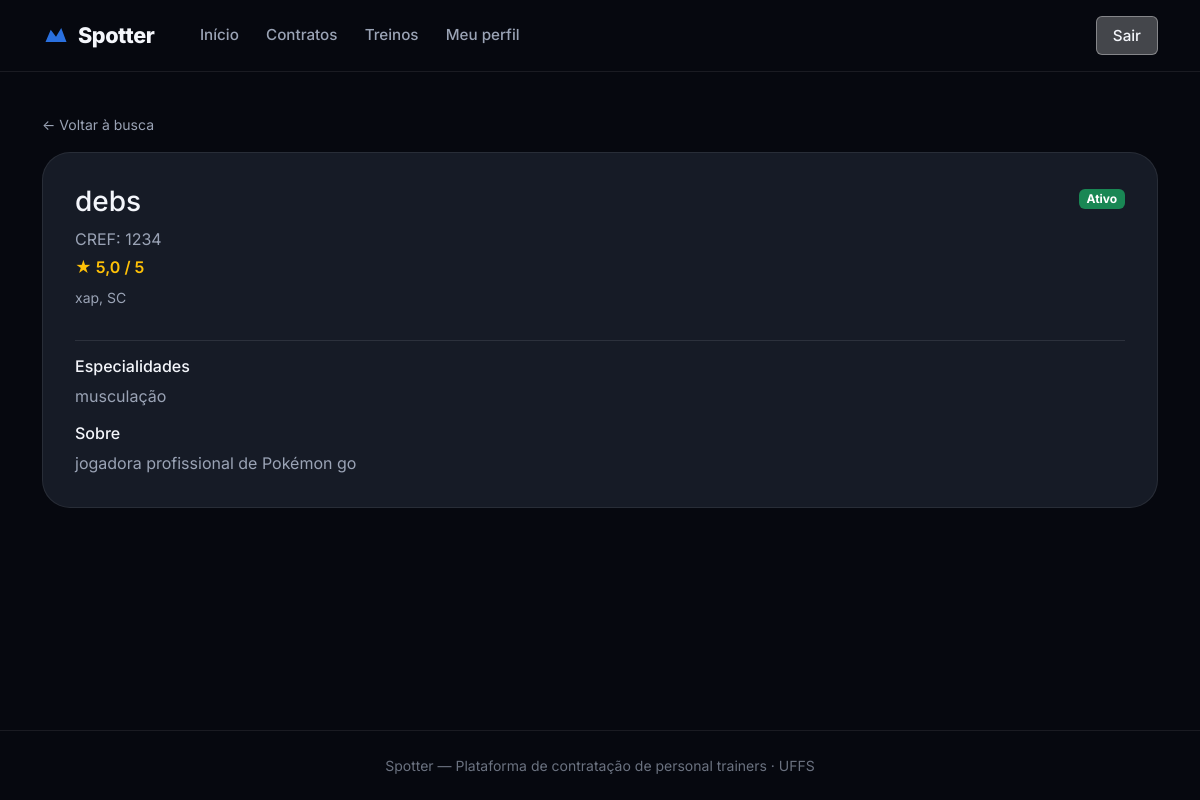
/aluno/personal/1/ (signed in), run on the app's committed database.
### core/models/perfil_personal.py (models this page shows, shortened)
class PerfilPersonal(models.Model):
    usuario = models.OneToOneField(
        Usuario,
        on_delete=models.CASCADE,
        related_name="perfil_personal",
        limit_choices_to={"tipo": Usuario.PERSONAL},
    )
    cref = models.CharField(max_length=20, unique=True)
    especialidades = models.TextField(
        blank=True,
        help_text="Ex: musculação, funcional, pilates",
    )
    bio = models.TextField(blank=True)
    latitude = models.FloatField(null=True, blank=True)
    longitude = models.FloatField(null=True, blank=True)
    avaliacao_media = models.FloatField(
        default=0.0,
        validators=[MinValueValidator(0.0), MaxValueValidator(5.0)],
    )
    objects = PerfilPersonalManager()
    class Meta:
        verbose_name = "Perfil Personal"
        verbose_name_plural = "Perfis Personal"

### core/models/usuario.py (models this page shows, shortened)
class Usuario(AbstractBaseUser, PermissionsMixin):
    ALUNO = "aluno"
    PERSONAL = "personal"
    ADMIN = "admin"
    TIPO_CHOICES = [
        (ALUNO, "Aluno"),
        (PERSONAL, "Personal Trainer"),
        (ADMIN, "Administrador"),
    ]
    nome = models.CharField(max_length=150)
    email = models.EmailField(unique=True)
    tipo = models.CharField(max_length=10, choices=TIPO_CHOICES, default=ALUNO)
    cidade = models.CharField(max_length=100, blank=True)
    estado = models.CharField(max_length=2, blank=True)
    cep = models.CharField(max_length=9, blank=True)
    is_active = models.BooleanField(default=True)
    is_staff = models.BooleanField(default=False)
    criado_em = models.DateTimeField(auto_now_add=True)
    groups = models.ManyToManyField(
        "auth.Group",
        blank=True,
        related_name="usuario_set",
    )
    user_permissions = models.ManyToManyField(
        "auth.Permission",
        blank=True,
        related_name="usuario_set",
    )
    objects = UsuarioManager()
    USERNAME_FIELD = "email"
    REQUIRED_FIELDS = ["nome"]
    class Meta:
        verbose_name = "Usuário"
        verbose_name_plural = "Usuários"
    @property
    def eh_personal(self):
        return self.tipo == self.PERSONAL
    @property
    def eh_aluno(self):
        return self.tipo == self.ALUNO

### core/views/aluno/personal_detail.py (the view)
# urls.py: path("aluno/personal/<int:pk>/", views.AlunoPersonalDetailView.as_view(), name="aluno_personal_detail"),
class AlunoPersonalDetailView(AlunoRequiredMixin, TemplateView):
    template_name = "core/aluno/personal_detail.html"
    def get_context_data(self, **kwargs):
        context = super().get_context_data(**kwargs)
        personal = get_object_or_404(PerfilPersonal, pk=self.kwargs["pk"])
        contrato = (
            Contrato.objects.por_aluno_e_personal(self.request.user, personal)
            .order_by("-criado_em")
            .first()
        )
        context.update({
            "personal": personal,
            "contrato": contrato,
        })
        return context

### core/mixins.py (called while the page is built)
    def test_func(self):
        if self.tipo_requerido is None:
            return True
        return getattr(self.request.user, "tipo", None) == self.tipo_requerido

### core/models/contrato.py (called while the page is built)
    def com_personal(self, aluno, personal):
        from .usuario import Usuario
        if isinstance(aluno, Usuario):
            return self.filter(aluno__usuario=aluno, personal=personal)
        return self.filter(aluno=aluno, personal=personal)

    def get_queryset(self):
        return ContratoQuerySet(self.model, using=self._db)

    def por_aluno_e_personal(self, aluno, personal):
        return self.get_queryset().com_personal(aluno, personal)

### core/models/perfil_personal.py (called while the page is built)
    def get_queryset(self):
        return PerfilPersonalQuerySet(self.model, using=self._db)

### core/templates/core/aluno/personal_detail.html (shortened to what this page needs)
{% extends "core/base.html" %}
{% block content %}
<div class="page-inner">
    <div class="container">
        <a href="{% url 'core:aluno_buscar_personal' %}" class="text-muted-theme small">&larr; Voltar à busca</a>
        <div class="auth-card mt-3">
            <div class="d-flex flex-wrap justify-content-between align-items-start gap-3">
                <div>
                    <h1 class="h3 mb-2">{{ personal.usuario.nome }}</h1>
                    <p class="text-muted-theme mb-1">CREF: {{ personal.cref }}</p>
                    <p class="text-warning fw-semibold mb-2">★ {{ personal.avaliacao_media }} / 5</p>
                    <p class="small text-muted-theme">
                        {% if personal.usuario.cidade %}
                        {{ personal.usuario.cidade }}{% if personal.usuario.estado %}, {{ personal.usuario.estado }}{% endif %}
                        {% endif %}
                    </p>
                </div>
                <div class="text-end">
                    {% if contrato %}
                        {% include "core/partials/status_badge.html" with status=contrato.status %}
                    {% else %}
                    <form method="post" action="{% url 'core:aluno_solicitar_contrato' personal.pk %}">
                        {% csrf_token %}
                        <button type="submit" class="btn-outline-color btn-outline-blue">Solicitar contrato</button>
                    </form>
                    {% endif %}
                </div>
            </div>
            <hr class="border-secondary opacity-25">
            <h2 class="h6">Especialidades</h2>
            <p class="text-muted-theme">{{ personal.especialidades|linebreaksbr|default:"Não informado." }}</p>
            <h2 class="h6 mt-3">Sobre</h2>
            <p class="text-muted-theme mb-0">{{ personal.bio|linebreaksbr|default:"Sem descrição." }}</p>
        </div>
    </div>
</div>
{% endblock %}

### core/static/core/css/main.css (style rules this page uses)
:root { --bg-body: #06080f; --bg-surface: #0f1219; --bg-elevated: #161b26; --bg-glass: rgba(15, 18, 25, 0.82); --border-subtle: rgba(255, 255, 255, 0.08); --text-primary: #f4f6fb; --text-secondary: #9aa3b5; --text-muted: #6b7280; --accent-blue: #2f7cf6; --accent-blue-hover: #1a6ae8; --accent-blue-light: #5b9cff; --accent-red: #e63946; --bg-white-25: rgba(255, 255, 255, 0.25); --bg-white-35: rgba(255, 255, 255, 0.35); --border-white-35: rgba(255, 255, 255, 0.35); --radius-lg: 1.25rem; --radius-xl: 1.75rem; --nav-height: 72px; --shadow-dock: 0 24px 60px rgba(0, 0, 0, 0.55); }
*, *::before, *::after { box-sizing: border-box; }
body.theme-dark { font-family: 'Inter', system-ui, -apple-system, sans-serif; background: var(--bg-body); color: var(--text-primary); min-height: 100vh; }
a { color: var(--accent-blue); text-decoration: none; }
.page-inner { padding: 2.5rem 0 4rem; }
.page-header .text-muted, .text-muted-theme { color: var(--text-secondary) !important; }
.auth-card, .form-card { background: var(--bg-elevated); border: 1px solid var(--border-subtle); border-radius: var(--radius-xl); padding: 2rem; }
.theme-dark hr { border-color: var(--border-subtle); opacity: 1; }

### data on the page
PerfilPersonal: usuario.nome "debs", cref "1234", avaliacao_media "5,0", usuario.cidade "xap", usuario.estado "SC", especialidades "musculação", bio "jogadora profissional de Pokémon go"
